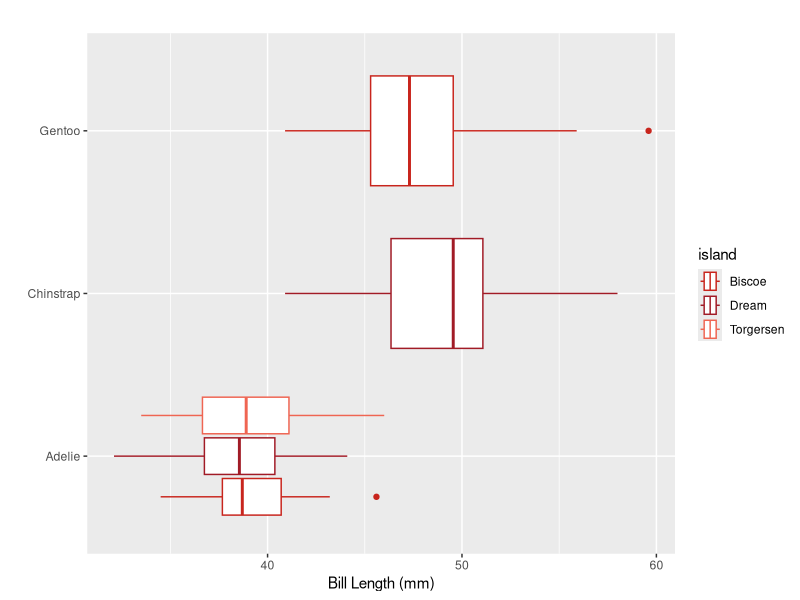
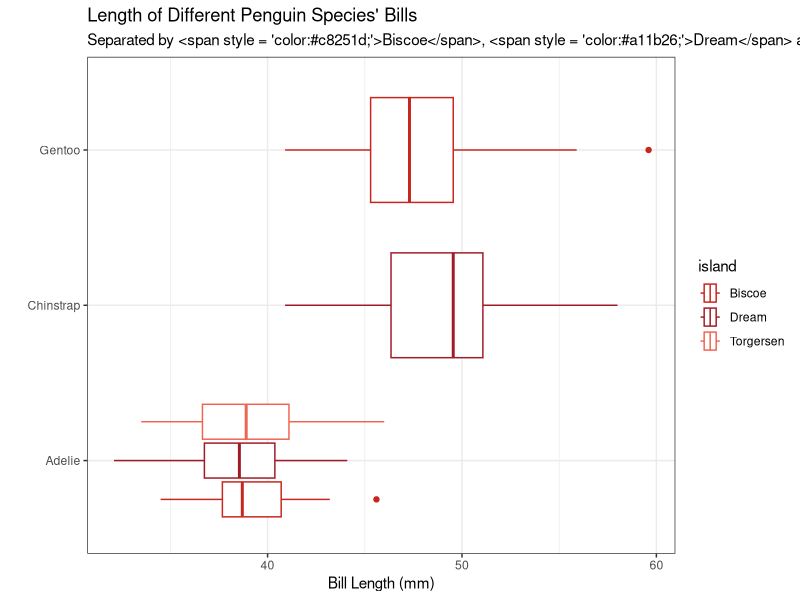

The R script that drew these images, in order:
## ---- chunk 1
#| include: false
#| label: set-up

library(tidyverse)
library(fontawesome)
library(palmerpenguins)
library(ggtext)

## ---- chunk 2
#| echo: true
#| label: example-manual-colors

untitled_red <- c("#c8251d", "#a11b26", "#ef6552")

## ---- chunk 3
#| label: example-color-specification
#| warning: false
#| echo: true

ggplot(data = penguins, 
       mapping = aes(x = bill_length_mm, y = species, color = island)
       ) +
  geom_boxplot() +
  scale_color_manual(values = untitled_red) +
  labs(x = "Bill Length (mm)", 
       y = "", 
       title = "", 
       legend = "Island")
## ---- chunk 4
#| echo: true
#| label: html-subtitle

ggplot(data = penguins, 
       mapping = aes(x = bill_length_mm, y = species, color = island)
       ) +
  geom_boxplot() +
  scale_color_manual(values = untitled_red) +
  labs(x = "Bill Length (mm)", 
       y = "", 
       title = "Length of Different Penguin Species' Bills", 
       subtitle = "Separated by <span style = 'color:#c8251d;'>Biscoe</span>, <span style = 'color:#a11b26;'>Dream</span> and <span style = 'color:#ef6552;'>Torgenson</span> Islands") +
  theme(
    legend.position = "none", 
    plot.subtitle = element_markdown()
    ) +
  theme_bw()
